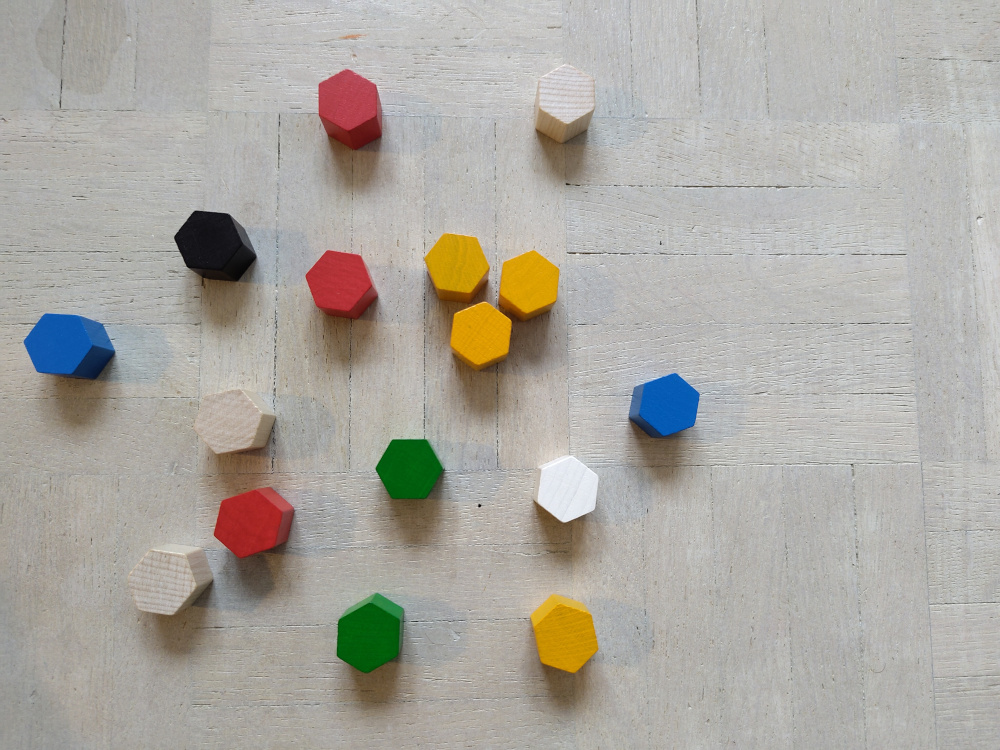
#> input picture Multimedia/TP2/im/im01.jpg, 1000 x 750 px; its folder holds only this picture in this run
$ jupyter execute --allow-errors TP_image.ipynb
#> lines starting #> are read from the running program, lines starting #| are printed output that depends on the picture
#> further down, frame is the input picture: shape (750, 1000, 3); mean B, G, R 161.4, 168.2, 171.7
### Multimedia/TP2/tools.py
#!/usr/bin/env python3
# -*- coding: utf-8 -*-
"""
Created on Wed Feb 16 20:01:45 2022

@author: gouiffes
"""
# librairies
import math
import time
import cv2
import numpy as np


def myResize(frame, scale_percent):
#> called with scale_percent = 50
    my_h, my_w = frame.shape[0], frame.shape[1]
#> my_h = 750; my_w = 1000
    width = int(frame.shape[1] * scale_percent / 100)
#> width = 500
    height = int(frame.shape[0] * scale_percent / 100)
#> height = 375
    dim = (width, height)
#> dim = (500, 375)
    im = cv2.resize(frame, dim, interpolation = cv2.INTER_AREA)
    return(im)


""" Conversion espace couleur normalise rgb
    im : image codee en BGR
    r=R/(R+G+B)
    g=G/(R+G+B)
    b=B/(R+G+B)
     """
# [11 lines left out: function myConvert, not called in this run]


""" Mise en forme des donnees pour appliquer le kmeans
 renvoie :
     - une image de labels de classes 0, 1, 2...K-1
     - une images de K couleurs (1 couleur = 1 centre de classe)
     """
def myKmeans(im, k):
#> called with k = 5
    couleurs = im.reshape((-1, 3))
    couleurs = np.float32(couleurs)

    criteria = (cv2.TERM_CRITERIA_EPS + cv2.TERM_CRITERIA_MAX_ITER, 10, 0.2)
    _, labels, centers = cv2.kmeans(couleurs, k, None, criteria, 10, cv2.KMEANS_RANDOM_CENTERS)
#> centers = [[160.7, 166.3, 169.1], [75.46, 90.33, 126.6], [71.4, 70.64, 20.31], [185.9, 188.1, 188.6], [7.02, 153.5, 209.6]]
    imlabels=np.zeros( ( im.shape[0], im.shape[1]),  np.uint8)
    imlabels =np.uint8( labels.reshape(imlabels.shape))
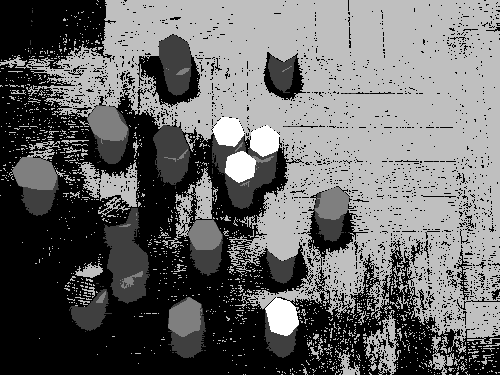
#> imlabels: shape (375, 500); min 0, max 4, mean 1.64; drawn with min black and max white
    imclasses = (centers[labels.flatten()])
    imclasses = imclasses.reshape(im.shape)
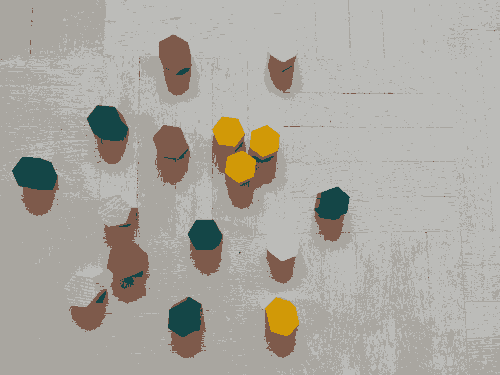
#> imclasses: shape (375, 500, 3) float32; mean B, G, R 161.4, 168.1, 172
#> `imlabels, imclasses, imcenters = t.myKmeans(im, K)`: imcenters has the same summary as centers in myKmeans

    return(imlabels, imclasses, centers)

"""
type couleur renvoit un tableau de K valeurs indiquant la couleur de pièces : red, green, blue, yellow, other
"""
# [18 lines left out: function display_nb_color, not called in this run]

### Multimedia/TP2/TP_image.ipynb
# TP image : comptage de pièces

Nom : DA SILVA PEREIRA
Prénom : Théo
Groupe : 5B

[cell 1]
import cv2
import numpy as np
import scipy as sc
from matplotlib import pyplot as plt
import tools as t

## Paramètres à modifier si besoin

[cell 2]
# Chemin vers les images
path = "./im/"
# Numéro de la première image
FIRST_IM=1
# Numéro de la dernière image
LAST_IM=11
# Mettre DISPLAY à True si on souhaite tout afficher, et mettre à FALSE pour aller plus vite
DISPLAY=True
# Nombre de classes K dans le k-means
K=5

## Boucle d'analyse des images

de l'image n° FIRST_IM à l'image n°LAST_IM dans le répertoire im

Pour passer d'une image à l'autre, appuyer sur une touche (n'importe laquelle)

[cell 3]
iter=FIRST_IM
#> (the rest of this cell did not finish here and is left out)
